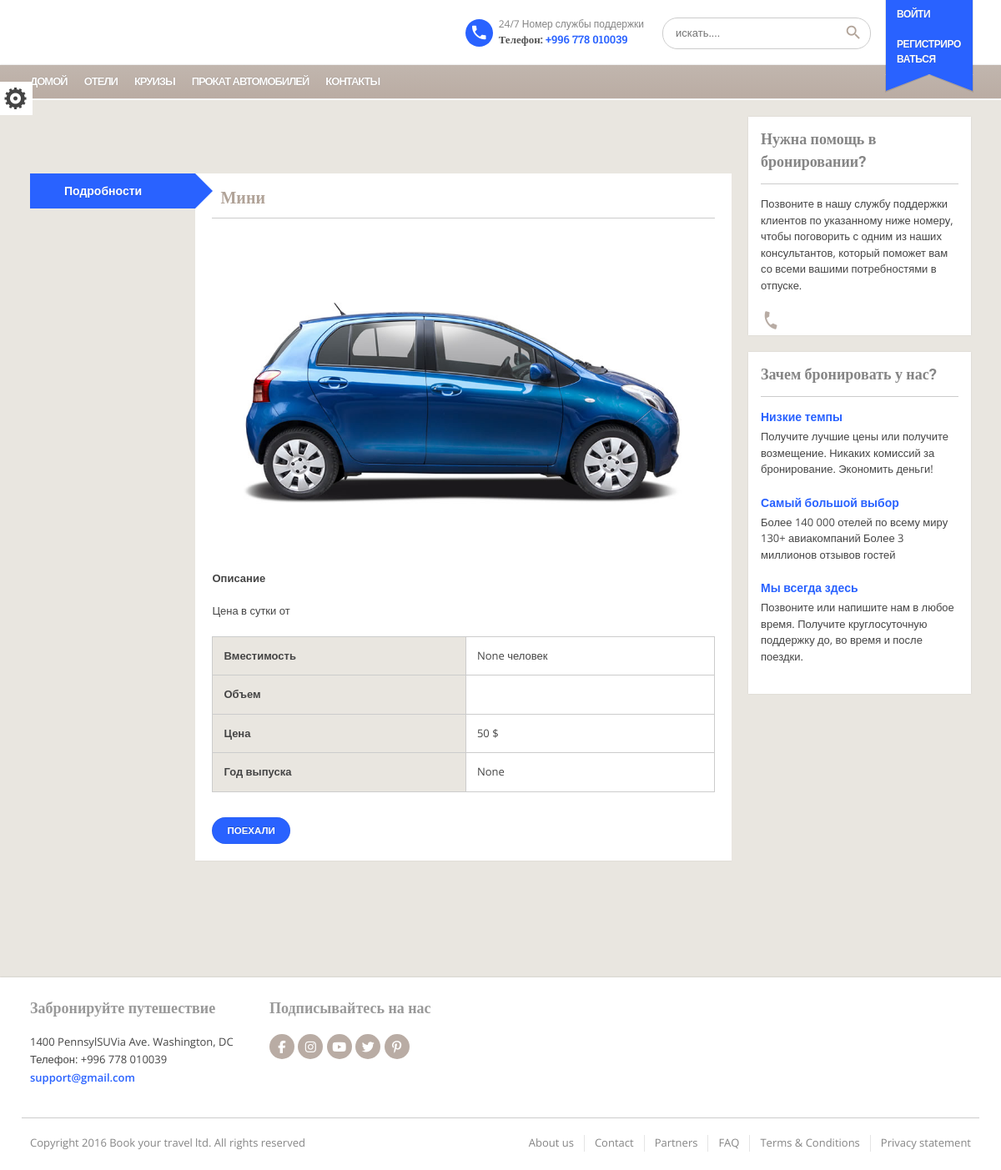
Screenshot of /cars/cars-detail/1 with the database file from the repository.
### apps/cars/models.py (models this page shows, shortened)
class Car(models.Model):
    title = models.CharField(max_length=150)
    photo = models.ImageField(upload_to='cars/')
    description = models.TextField()
    volume = models.CharField(max_length=50)
    capacity = models.IntegerField()
    year = models.IntegerField()
    price = models.IntegerField()
    class Meta:
        verbose_name = 'Машина'
        verbose_name_plural = 'Машины'

### apps/cars/views.py (the view)
# urls.py: path('cars-detail/<int:id>',car_detail,name='car_detail')
def car_detail(request,id):
    setting = Setting.objects.latest('id')
    car = Car.objects.get(id = id)
    context = {
        'setting' : setting,
        'car' : car,
    }
    return render(request,'cars.html',context)

### templates/cars.html (shortened to what this page needs)
{% extends 'homepage.html' %}
{% load static %}
{% block content %}
  {% include 'include/header.html' %}
	<main class="main">
		<div class="wrap">
			<div class="row">
				<section class="three-fourth">
					<h1>{{ country.title }}</h1>
					<nav class="inner-nav">
						<ul>
							<li><a href="#general_info" title="General information">Подробности</a></li>
						</ul>
					</nav>
					<section id="general_info" class="tab-content">
						<article>
							<h2>{{ car.title }}</h2>
							<figure><img src="{{ car.photo.url }}" alt="Things to do - London general" /></figure>
							<p><strong>Описание</strong></p>
							<p>{{ car.description }}</p>
							<table>
								<tr>
									<th>Вместимость</th>
									<td>{{ car.capacity }} человек</td>
								</tr>
								<tr>
									<th>Объем</th>
									<td>{{ car.volume }}</td>
								</tr>
								<tr>
									<th>Цена</th>
									<td>{{ car.price }} $</td>
								</tr>
								<tr>
									<th>Год выпуска</th>
									<td>{{ car.year }}</td>
								</tr>
							</table>
							<a href="https://werentcar.ru/listings/category/osh/"  target="_blank" title="Book now" class="gradient-button">Поехали</a>
						</article>
					</section>
				</section>
				<aside class="one-fourth right-sidebar">
					<article class="widget">
						<h4>Нужна помощь в бронировании?</h4>
						<p>Позвоните в нашу службу поддержки клиентов по указанному ниже номеру, чтобы поговорить с одним из наших консультантов, который поможет вам со всеми вашими потребностями в отпуске.</p>
						<p class="number">{{ setting.phone }}</p>
					</article>
					<article class="widget">
						<h4>Зачем бронировать у нас?</h4>
						<h5>Низкие темпы</h5>
						<p>Получите лучшие цены или получите возмещение. Никаких комиссий за бронирование. Экономить деньги!</p>
						<h5>Самый большой выбор</h5>
						<p>Более 140 000 отелей по всему миру 130+ авиакомпаний Более 3 миллионов отзывов гостей</p>
						<h5>Мы всегда здесь</h5>
						<p>Позвоните или напишите нам в любое время. Получите круглосуточную поддержку до, во время и после поездки.</p>
					</article>
				</aside>
			</div>
		</div>
	</main>
	{% include 'include/footer.html' %}
	{% endblock %}

### static/css/theme-turqoise.css (style rules this page uses)
a,.widget a:hover,.widget a:focus,aside .widget h5,.main-search h5 span,.details .description a,.results.flights h5,.tab-content h2 a:hover,.tab-content h2 a:focus,.tab-content h3 a:hover,.tab-content h3 a:focus,.tab-content h4,.entry-meta span a:hover,.entry-meta span a:focus,.entry-header h2 a:hover,.entry-header h2 a:focus,.boxes article h4,blockquote i { color:#2962ff; }
ul > li:before,.booking h2 span { color:#2962ff; }
.social li a:hover,.social li a:focus,.pager .current,.pager a:hover,.contact:before,.header .ribbon,.destinations article .ribbon:hover,.view-type .active,.tags li:hover,.inner-nav li:hover,.inner-nav li.active,.inner-nav li.active:hover,.chart dd span,.infoBox,.lb-wrap,.ui-slider-horizontal .ui-slider-handle ,.image-overlay:before { background:#2962ff !important; }
.gradient-button,button, input[type="button"], input[type="reset"], input[type="submit"],.scroll-to-top,.testimonials,.ui-datepicker .ui-state-hover,.ui-datepicker .dp-highlight a,.ui-datepicker .dp-highlight span { background: #2962ff; background: -moz-linear-gradient(top, #2962ff 0%, #2962ff 100%); background: -webkit-gradient(linear, left top, left bottom, color-stop(0%,#2962ff), color-stop(100%,#2962ff)); background: -webkit-linear-gradient(top, #2962ff 0%,#2962ff 100%); background: -o-linear-gradient(top, #2962ff 0%,#2962ff 100%); background: -ms-linear-gradient(top, #2962ff 0%,#2962ff 100%); background: linear-gradient(to bottom, #2962ff 0%,#2962ff 100%); }
.inner-nav li.active a:after { border-color: transparent transparent transparent #2962ff; }

### rows the page displays
Car: title "Мини", photo (picture), description "Цена в сутки от", capacity "None", price "50", year "None"
